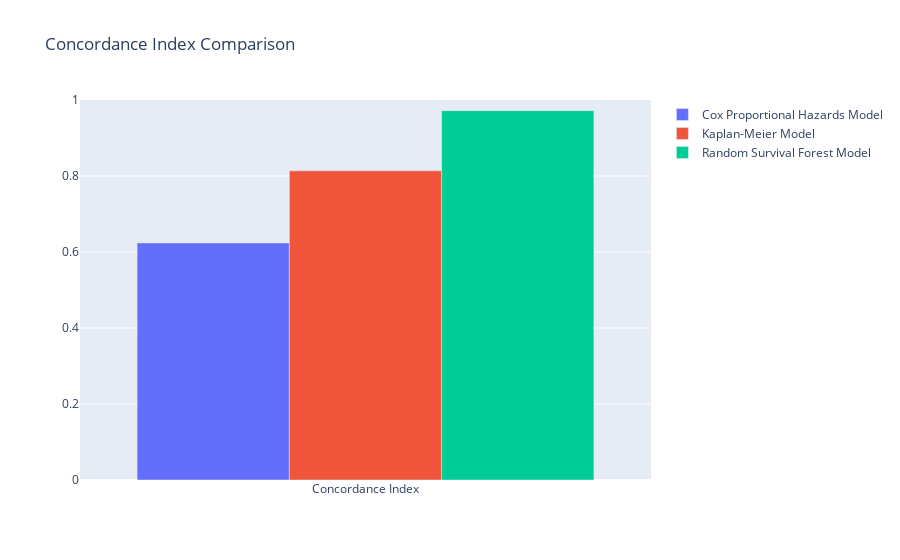

Notebook code cell kept with this figure:
### Code cell
import plotly.graph_objects as go

# Calculate the Concordance Indexes
cox_cindex = concordance_index(data['Level'], -data['Cox_Predicted_Churn_Probability'], data['Churn'])
km_cindex = c_index  # Assuming c_index is the Concordance Index for the Kaplan-Meier Model
rsf_cindex = concordance_index_censored(y['Churn'], y['Level'], rsf_pred)[0]

# Create a bar chart
fig = go.Figure(data=[
    go.Bar(name='Cox Proportional Hazards Model', x=['Concordance Index'], y=[cox_cindex]),
    go.Bar(name='Kaplan-Meier Model', x=['Concordance Index'], y=[km_cindex]),
    go.Bar(name='Random Survival Forest Model', x=['Concordance Index'], y=[rsf_cindex])
])

# Change the bar mode
fig.update_layout(barmode='group', title='Concordance Index Comparison', yaxis=dict(range=[0, 1]))

fig.show()

### Figure 1 — Plotly figure (JSON) as saved in the notebook; plotly's stock layout.template omitted (floating-point values rounded to 4 significant figures)
{"data": [{"name": "Cox Proportional Hazards Model", "type": "bar", "x": ["Concordance Index"], "y": [0.6239]}, {"name": "Kaplan-Meier Model", "type": "bar", "x": ["Concordance Index"], "y": [0.8135]}, {"name": "Random Survival Forest Model", "type": "bar", "x": ["Concordance Index"], "y": [0.972]}], "layout": {"barmode": "group", "title": {"text": "Concordance Index Comparison"}, "yaxis": {"range": [0, 1]}}}
